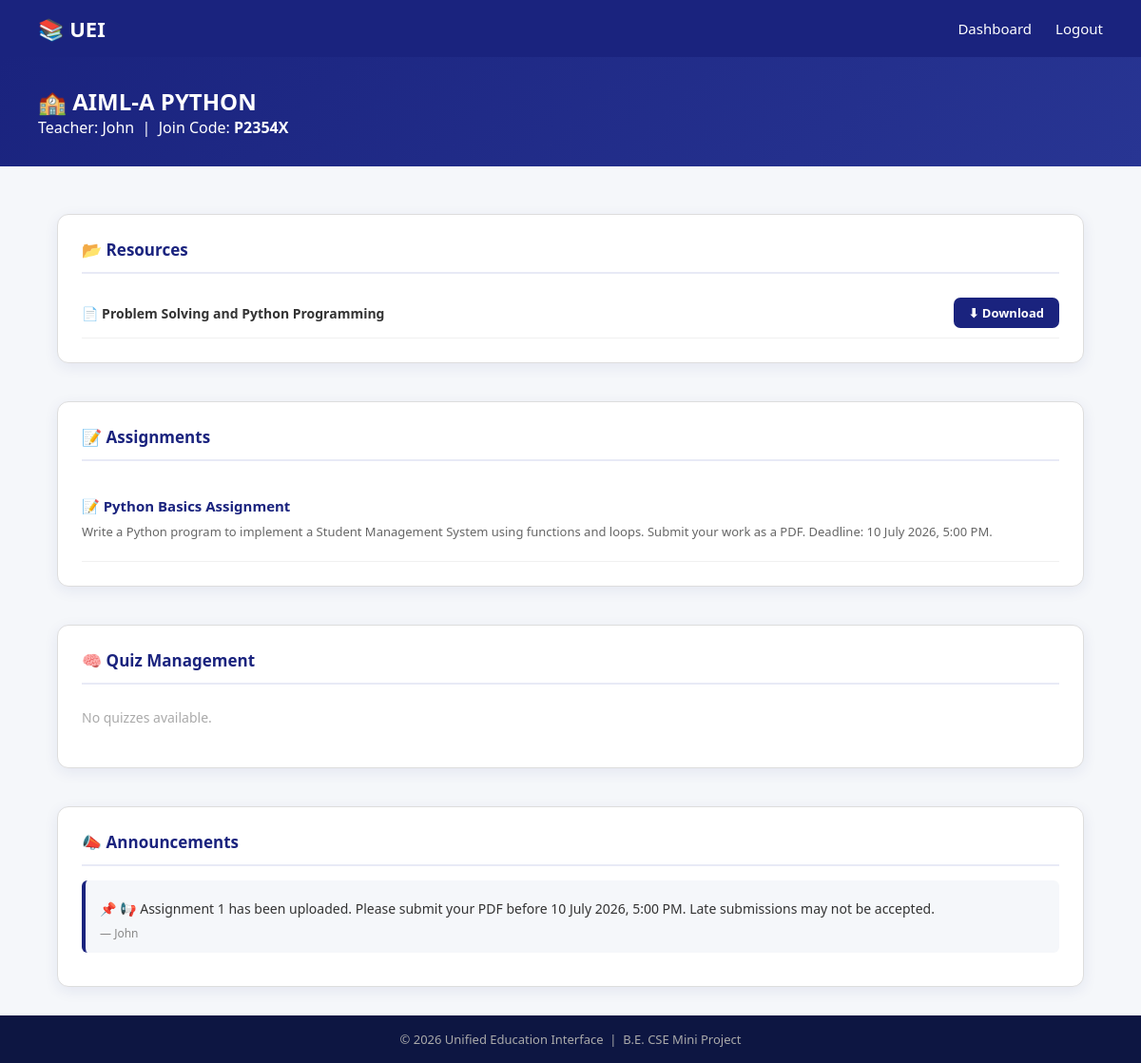
The page /class/1 (signed in) on the database its author committed.
### tables this page shows
CREATE TABLE classes (
            id INTEGER PRIMARY KEY AUTOINCREMENT,
            class_name TEXT NOT NULL,
            teacher_name TEXT NOT NULL,
            join_code TEXT UNIQUE NOT NULL
        );

CREATE TABLE resources (
              id INTEGER PRIMARY KEY AUTOINCREMENT,
             title TEXT NOT NULL,
             filename TEXT,
             teacher_name TEXT,
             class_id INTEGER
          );

CREATE TABLE assignments (
            id INTEGER PRIMARY KEY AUTOINCREMENT,
            title TEXT NOT NULL,
            description TEXT,
            teacher_name TEXT,
            class_id INTEGER
        );

CREATE TABLE announcements (
            id INTEGER PRIMARY KEY AUTOINCREMENT,
            message TEXT NOT NULL,
            posted_by TEXT NOT NULL,
            class_id INTEGER
        );

### app.py (the view)
@app.route("/class/<int:class_id>")
def class_detail(class_id):
    if not session.get("role"):
        return redirect("/login")
    conn = sqlite3.connect("database/app.db")
    class_info = conn.execute("SELECT * FROM classes WHERE id=?", (class_id,)).fetchone()
    class_resources = conn.execute("SELECT * FROM resources WHERE class_id=?", (class_id,)).fetchall()
    class_assignments = conn.execute("SELECT * FROM assignments WHERE class_id=?", (class_id,)).fetchall()
    quizzes = conn.execute( "SELECT * FROM quizzes WHERE class_id=?",(class_id,)).fetchall()
    class_announcements = conn.execute("SELECT * FROM announcements WHERE class_id=?", (class_id,)).fetchall()
    submissions = conn.execute("""SELECT *FROM submissions""").fetchall()
    conn.close()
    return render_template("class_detail.html",
                           class_info=class_info,
                           resources=class_resources,
                           assignments=class_assignments,
                           quizzes=quizzes,
                           announcements=class_announcements,
                           submissions=submissions)

### templates/class_detail.html (shortened to what this page needs)
<!DOCTYPE html>
<html lang="en">
<head>
    <link rel="stylesheet" href="{{ url_for('static', filename='css/style.css') }}">
</head>
<body>
    <nav class="navbar">
        <div class="nav-brand">📚 UEI</div>
        <ul class="nav-links">
            {% if session.get('role') == 'teacher' %}
            <li><a href="/teacher-dashboard">Dashboard</a></li>
            {% else %}
            <li><a href="/student-dashboard">Dashboard</a></li>
            {% endif %}
            <li><a href="/logout">Logout</a></li>
        </ul>
    </nav>
    <section class="welcome-section">
        <h1>🏫 {{ class_info[1] }}</h1>
        <p>Teacher: {{ class_info[2] }} &nbsp;|&nbsp; Join Code: <strong>{{ class_info[3] }}</strong></p>
    </section>
    <div class="class-wrap">
        <div class="class-card">
            <div class="class-card-header">
                <span>📂 Resources</span>
            </div>
            {% if resources %}
                {% for r in resources %}
                <div class="class-item">
                    <span>📄 <strong>{{ r[1] }}</strong></span>
                    <a href="/download/{{ r[2] }}" class="class-btn">⬇ Download</a>
                </div>
                {% endfor %}
            {% else %}
                <p class="class-empty">No resources uploaded yet.</p>
            {% endif %}
        </div>
        <div class="class-card">
            <div class="class-card-header">
                <span>📝 Assignments</span>
            </div>
            {% if assignments %}
                {% for a in assignments %}
                <div class="class-assignment-item">
                    <p class="class-assignment-title">📝 {{ a[1] }}</p>
                    <p class="class-assignment-desc">{{ a[2] }}</p>
                </div>
                {% endfor %}
            {% else %}
                <p class="class-empty">No assignments yet.</p>
            {% endif %}
        </div>
        <div class="class-card">
            <div class="class-card-header">
                <span>🧠 Quiz Management</span>
            </div>
            {% if quizzes %}
                {% for quiz in quizzes %}
                <div class="class-quiz-item">
                    <p class="class-assignment-title">{{ quiz[2] }}</p>
                    <p class="class-assignment-desc">
                        ⏱ {{ quiz[4] }} mins &nbsp;|&nbsp;
                        📅 {{ quiz[5] }} &nbsp;|&nbsp;
                        📋 {{ quiz[6] }}
                    </p>
                    <div style="display:flex; gap:8px; flex-wrap:wrap; margin-top:8px;">
                        {% if session.get('role') == 'teacher' %}
                        <a href="/quiz/{{ quiz[0] }}" class="class-btn">Manage</a>
                        <a href="/quiz-results/{{ quiz[0] }}" class="class-btn">Results</a>
                        <a href="/delete-quiz/{{ quiz[0] }}" class="class-btn-red">Delete</a>
                        {% else %}
                        <a href="/quiz/{{ quiz[0] }}" class="class-btn">Attempt Quiz</a>
                        {% endif %}
                    </div>
                </div>
                {% endfor %}
            {% else %}
                <p class="class-empty">No quizzes available.</p>
            {% endif %}
        </div>
        <div class="class-card">
            <div class="class-card-header">
                <span>📣 Announcements</span>
            </div>
            {% if announcements %}
                {% for an in announcements %}
                <div class="class-announcement">
                    <p>📌 {{ an[1] }}</p>
                    <span class="class-announcement-by">— {{ an[2] }}</span>
                </div>
                {% endfor %}
            {% else %}
                <p class="class-empty">No announcements yet.</p>
            {% endif %}
        </div>
    </div>
    <footer class="footer">
        <p>© 2026 Unified Education Interface &nbsp;|&nbsp; B.E. CSE Mini Project</p>
    </footer>
</body>
</html>

### static/css/style.css (style rules this page uses)
* { margin: 0; padding: 0; box-sizing: border-box; }
body { font-family: 'Segoe UI', Tahoma, Geneva, Verdana, sans-serif; background-color: #f5f7fa; color: #333; }
.navbar { background-color: #1a237e; display: flex; justify-content: space-between; align-items: center; padding: 15px 40px; position: sticky; top: 0; z-index: 100; }
.nav-brand { color: white; font-size: 22px; font-weight: bold; }
.nav-links { list-style: none; display: flex; gap: 25px; }
.nav-links a { color: white; text-decoration: none; font-size: 15px; }
.footer { background-color: #0d1642; color: #aaa; text-align: center; padding: 16px; font-size: 13px; }
.welcome-section { background: linear-gradient(135deg, #1a237e, #283593); padding: 30px 40px; color: white; }
.class-card { border:1px solid #ddd; border-radius:10px; padding:20px; margin-top:20px; }
.class-card p { margin:8px 0; }
.class-wrap { width: 90%; margin: 30px auto; display: flex; flex-direction: column; gap: 20px; }
.class-card { background: white; border-radius: 12px; padding: 25px; box-shadow: 0 4px 15px rgba(26,35,126,0.08); }
.class-card-header { font-size: 17px; font-weight: 600; color: #1a237e; padding-bottom: 12px; margin-bottom: 15px; border-bottom: 2px solid #e8eaf6; }
.class-item { display: flex; justify-content: space-between; align-items: center; padding: 10px 0; border-bottom: 1px solid #f0f0f0; font-size: 14px; }
.class-assignment-item { padding: 14px 0; border-bottom: 1px solid #f0f0f0; }
.class-assignment-title { font-weight: 600; color: #1a237e; margin-bottom: 4px; font-size: 15px; }
.class-assignment-desc { color: #666; font-size: 13px; margin-bottom: 10px; }
.class-empty { color: #aaa; font-size: 14px; padding: 10px 0; }
.class-btn { display: inline-block; background: #1a237e; color: white; padding: 7px 16px; border-radius: 7px; text-decoration: none; font-size: 13px; font-weight: 600; border: none; cursor: pointer; transition: background 0.2s; }
.class-announcement { background: #f5f7fa; border-left: 4px solid #1a237e; border-radius: 6px; padding: 12px 15px; margin-bottom: 10px; font-size: 14px; color: #333; }
.class-announcement-by { font-size: 12px; color: #888; display: block; margin-top: 4px; }

### rows shown on the page
classes: class_name "AIML-A PYTHON", teacher_name "John", join_code "P2354X"
resources: title "Problem Solving and Python Programming"
assignments: title "Python Basics Assignment", description "Write a Python program to implement a Student Management System using functions and loops. Submit your work as a PDF. Deadline: 10 July 2026, 5:00 PM."
announcements: message "📢 Assignment 1 has been uploaded. Please submit your PDF before 10 July 2026, 5:00 PM. Late submissions may not be accepted.", posted_by "John"
